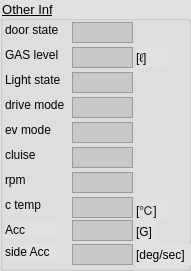
     <widget class="QGroupBox" name="groupBox_3">
      <property name="geometry">
       <rect>
        <x>560</x>
        <y>220</y>
        <width>191</width>
        <height>271</height>
       </rect>
      </property>
      <property name="font">
       <font>
        <pointsize>10</pointsize>
        <underline>true</underline>
       </font>
      </property>
      <property name="styleSheet">
       <string notr="true">background-color: rgb(225, 225, 225);</string>
      </property>
      <property name="title">
       <string>Other Inf</string>
      </property>
      <widget class="QTextEdit" name="textEdit_otherDoor">
       <property name="geometry">
        <rect>
         <x>72</x>
         <y>22</y>
         <width>61</width>
         <height>21</height>
        </rect>
       </property>
       <property name="font">
        <font>
         <pointsize>9</pointsize>
        </font>
       </property>
       <property name="styleSheet">
        <string notr="true">background-color: rgb(200, 200, 200);</string>
       </property>
       <property name="verticalScrollBarPolicy">
        <enum>Qt::ScrollBarAlwaysOff</enum>
       </property>
       <property name="readOnly">
        <bool>true</bool>
       </property>
      </widget>
      <widget class="QLabel" name="label_15">
       <property name="geometry">
        <rect>
         <x>5</x>
         <y>22</y>
         <width>91</width>
         <height>16</height>
        </rect>
       </property>
       <property name="font">
        <font>
         <pointsize>9</pointsize>
        </font>
       </property>
       <property name="styleSheet">
        <string notr="true">background-color: rgba(255, 255, 255, 0);</string>
       </property>
       <property name="text">
        <string>door state</string>
       </property>
      </widget>
      <widget class="QTextEdit" name="textEdit_otherLevel">
       <property name="geometry">
        <rect>
         <x>72</x>
         <y>47</y>
         <width>61</width>
         <height>21</height>
        </rect>
       </property>
       <property name="font">
        <font>
         <pointsize>9</pointsize>
        </font>
       </property>
       <property name="styleSheet">
        <string notr="true">background-color: rgb(200, 200, 200);</string>
       </property>
       <property name="verticalScrollBarPolicy">
        <enum>Qt::ScrollBarAlwaysOff</enum>
       </property>
       <property name="readOnly">
        <bool>true</bool>
       </property>
      </widget>
      <widget class="QLabel" name="label_25">
       <property name="geometry">
        <rect>
         <x>5</x>
         <y>47</y>
         <width>91</width>
         <height>16</height>
        </rect>
       </property>
       <property name="font">
        <font>
         <pointsize>9</pointsize>
        </font>
       </property>
       <property name="styleSheet">
        <string notr="true">background-color: rgba(255, 255, 255, 0);</string>
       </property>
       <property name="text">
        <string>GAS level</string>
       </property>
      </widget>
      <widget class="QTextEdit" name="textEdit_otherLight">
       <property name="geometry">
        <rect>
         <x>72</x>
         <y>72</y>
         <width>61</width>
         <height>21</height>
        </rect>
       </property>
       <property name="font">
        <font>
         <pointsize>9</pointsize>
        </font>
       </property>
       <property name="styleSheet">
        <string notr="true">background-color: rgb(200, 200, 200);</string>
       </property>
       <property name="verticalScrollBarPolicy">
        <enum>Qt::ScrollBarAlwaysOff</enum>
       </property>
       <property name="readOnly">
        <bool>true</bool>
       </property>
      </widget>
      <widget class="QLabel" name="label_26">
       <property name="geometry">
        <rect>
         <x>5</x>
         <y>72</y>
         <width>91</width>
         <height>16</height>
        </rect>
       </property>
       <property name="font">
        <font>
         <pointsize>9</pointsize>
        </font>
       </property>
       <property name="styleSheet">
        <string notr="true">background-color: rgba(255, 255, 255, 0);</string>
       </property>
       <property name="text">
        <string>Light state</string>
       </property>
      </widget>
      <widget class="QLabel" name="label_65">
       <property name="geometry">
        <rect>
         <x>5</x>
         <y>97</y>
         <width>91</width>
         <height>16</height>
        </rect>
       </property>
       <property name="font">
        <font>
         <pointsize>9</pointsize>
        </font>
       </property>
       <property name="styleSheet">
        <string notr="true">background-color: rgba(255, 255, 255, 0);</string>
       </property>
       <property name="text">
        <string>drive mode</string>
       </property>
      </widget>
      <widget class="QTextEdit" name="textEdit_otherDriveMode">
       <property name="geometry">
        <rect>
         <x>72</x>
         <y>97</y>
         <width>61</width>
         <height>21</height>
        </rect>
       </property>
       <property name="font">
        <font>
         <pointsize>9</pointsize>
        </font>
       </property>
       <property name="styleSheet">
        <string notr="true">background-color: rgb(200, 200, 200);</string>
       </property>
       <property name="verticalScrollBarPolicy">
        <enum>Qt::ScrollBarAlwaysOff</enum>
       </property>
       <property name="readOnly">
        <bool>true</bool>
       </property>
      </widget>
      <widget class="QLabel" name="label_66">
       <property name="geometry">
        <rect>
         <x>5</x>
         <y>122</y>
         <width>91</width>
         <height>16</height>
        </rect>
       </property>
       <property name="font">
        <font>
         <pointsize>9</pointsize>
        </font>
       </property>
       <property name="styleSheet">
        <string notr="true">background-color: rgba(255, 255, 255, 0);</string>
       </property>
       <property name="text">
        <string>ev mode</string>
       </property>
      </widget>
      <widget class="QTextEdit" name="textEdit_otherEvMode">
       <property name="geometry">
        <rect>
         <x>72</x>
         <y>122</y>
         <width>61</width>
         <height>21</height>
        </rect>
       </property>
       <property name="font">
        <font>
         <pointsize>9</pointsize>
        </font>
       </property>
       <property name="styleSheet">
        <string notr="true">background-color: rgb(200, 200, 200);</string>
       </property>
       <property name="verticalScrollBarPolicy">
        <enum>Qt::ScrollBarAlwaysOff</enum>
       </property>
       <property name="readOnly">
        <bool>true</bool>
       </property>
      </widget>
      <widget class="QLabel" name="label_67">
       <property name="geometry">
        <rect>
         <x>5</x>
         <y>147</y>
         <width>91</width>
         <height>16</height>
        </rect>
       </property>
       <property name="font">
        <font>
         <pointsize>9</pointsize>
        </font>
       </property>
       <property name="styleSheet">
        <string notr="true">background-color: rgba(255, 255, 255, 0);</string>
       </property>
       <property name="text">
        <string>cluise</string>
       </property>
      </widget>
      <widget class="QTextEdit" name="textEdit_otherCluise">
       <property name="geometry">
        <rect>
         <x>72</x>
         <y>147</y>
         <width>61</width>
         <height>21</height>
        </rect>
       </property>
       <property name="font">
        <font>
         <pointsize>9</pointsize>
        </font>
       </property>
       <property name="styleSheet">
        <string notr="true">background-color: rgb(200, 200, 200);</string>
       </property>
       <property name="verticalScrollBarPolicy">
        <enum>Qt::ScrollBarAlwaysOff</enum>
       </property>
       <property name="readOnly">
        <bool>true</bool>
       </property>
      </widget>
      <widget class="QLabel" name="label_68">
       <property name="geometry">
        <rect>
         <x>5</x>
         <y>172</y>
         <width>91</width>
         <height>16</height>
        </rect>
       </property>
       <property name="font">
        <font>
         <pointsize>9</pointsize>
        </font>
       </property>
       <property name="styleSheet">
        <string notr="true">background-color: rgba(255, 255, 255, 0);</string>
       </property>
       <property name="text">
        <string>rpm</string>
       </property>
      </widget>
      <widget class="QTextEdit" name="textEdit_otherRpm">
       <property name="geometry">
        <rect>
         <x>72</x>
         <y>172</y>
         <width>61</width>
         <height>21</height>
        </rect>
       </property>
       <property name="font">
        <font>
         <pointsize>9</pointsize>
        </font>
       </property>
       <property name="styleSheet">
        <string notr="true">background-color: rgb(200, 200, 200);</string>
       </property>
       <property name="verticalScrollBarPolicy">
        <enum>Qt::ScrollBarAlwaysOff</enum>
       </property>
       <property name="readOnly">
        <bool>true</bool>
       </property>
      </widget>
      <widget class="QLabel" name="label_69">
       <property name="geometry">
        <rect>
         <x>5</x>
         <y>197</y>
         <width>91</width>
         <height>16</height>
        </rect>
       </property>
       <property name="font">
        <font>
         <pointsize>9</pointsize>
        </font>
       </property>
       <property name="styleSheet">
        <string notr="true">background-color: rgba(255, 255, 255, 0);</string>
       </property>
       <property name="text">
        <string>c temp</string>
       </property>
      </widget>
      <widget class="QTextEdit" name="textEdit_otherCoolant">
       <property name="geometry">
        <rect>
         <x>72</x>
         <y>197</y>
         <width>61</width>
         <height>21</height>
        </rect>
       </property>
       <property name="font">
        <font>
         <pointsize>9</pointsize>
        </font>
       </property>
       <property name="styleSheet">
        <string notr="true">background-color: rgb(200, 200, 200);</string>
       </property>
       <property name="verticalScrollBarPolicy">
        <enum>Qt::ScrollBarAlwaysOff</enum>
       </property>
       <property name="readOnly">
        <bool>true</bool>
       </property>
      </widget>
      <widget class="QLabel" name="label_85">
       <property name="geometry">
        <rect>
         <x>136</x>
         <y>199</y>
         <width>31</width>
         <height>21</height>
        </rect>
       </property>
       <property name="font">
        <font>
         <pointsize>9</pointsize>
        </font>
       </property>
       <property name="text">
        <string>[℃]</string>
       </property>
      </widget>
      <widget class="QLabel" name="label_113">
       <property name="geometry">
        <rect>
         <x>136</x>
         <y>47</y>
         <width>31</width>
         <height>21</height>
        </rect>
       </property>
       <property name="font">
        <font>
         <pointsize>9</pointsize>
        </font>
       </property>
       <property name="text">
        <string>[ℓ]</string>
       </property>
      </widget>
      <widget class="QTextEdit" name="textEdit_otherAcc">
       <property name="geometry">
        <rect>
         <x>72</x>
         <y>220</y>
         <width>61</width>
         <height>21</height>
        </rect>
       </property>
       <property name="font">
        <font>
         <pointsize>9</pointsize>
        </font>
       </property>
       <property name="styleSheet">
        <string notr="true">background-color: rgb(200, 200, 200);</string>
       </property>
       <property name="verticalScrollBarPolicy">
        <enum>Qt::ScrollBarAlwaysOff</enum>
       </property>
       <property name="readOnly">
        <bool>true</bool>
       </property>
      </widget>
      <widget class="QLabel" name="label_19">
       <property name="geometry">
        <rect>
         <x>136</x>
         <y>221</y>
         <width>21</width>
         <height>21</height>
        </rect>
       </property>
       <property name="font">
        <font>
         <pointsize>9</pointsize>
        </font>
       </property>
       <property name="text">
        <string>[G]</string>
       </property>
      </widget>
      <widget class="QTextEdit" name="textEdit_otherSideAcc">
       <property name="geometry">
        <rect>
         <x>72</x>
         <y>244</y>
         <width>61</width>
         <height>21</height>
        </rect>
       </property>
       <property name="font">
        <font>
         <pointsize>9</pointsize>
        </font>
       </property>
       <property name="styleSheet">
        <string notr="true">background-color: rgb(200, 200, 200);</string>
       </property>
       <property name="verticalScrollBarPolicy">
        <enum>Qt::ScrollBarAlwaysOff</enum>
       </property>
       <property name="readOnly">
        <bool>true</bool>
       </property>
      </widget>
      <widget class="QLabel" name="label_22">
       <property name="geometry">
        <rect>
         <x>136</x>
         <y>244</y>
         <width>61</width>
         <height>21</height>
        </rect>
       </property>
       <property name="font">
        <font>
         <pointsize>9</pointsize>
        </font>
       </property>
       <property name="text">
        <string>[deg/sec]</string>
       </property>
      </widget>
      <widget class="QLabel" name="label_21">
       <property name="geometry">
        <rect>
         <x>5</x>
         <y>244</y>
         <width>51</width>
         <height>16</height>
        </rect>
       </property>
       <property name="font">
        <font>
         <pointsize>9</pointsize>
        </font>
       </property>
       <property name="text">
        <string>side Acc</string>
       </property>
      </widget>
      <widget class="QLabel" name="label_20">
       <property name="geometry">
        <rect>
         <x>5</x>
         <y>222</y>
         <width>51</width>
         <height>16</height>
        </rect>
       </property>
       <property name="font">
        <font>
         <pointsize>9</pointsize>
        </font>
       </property>
       <property name="text">
        <string>Acc</string>
       </property>
      </widget>
     </widget>
